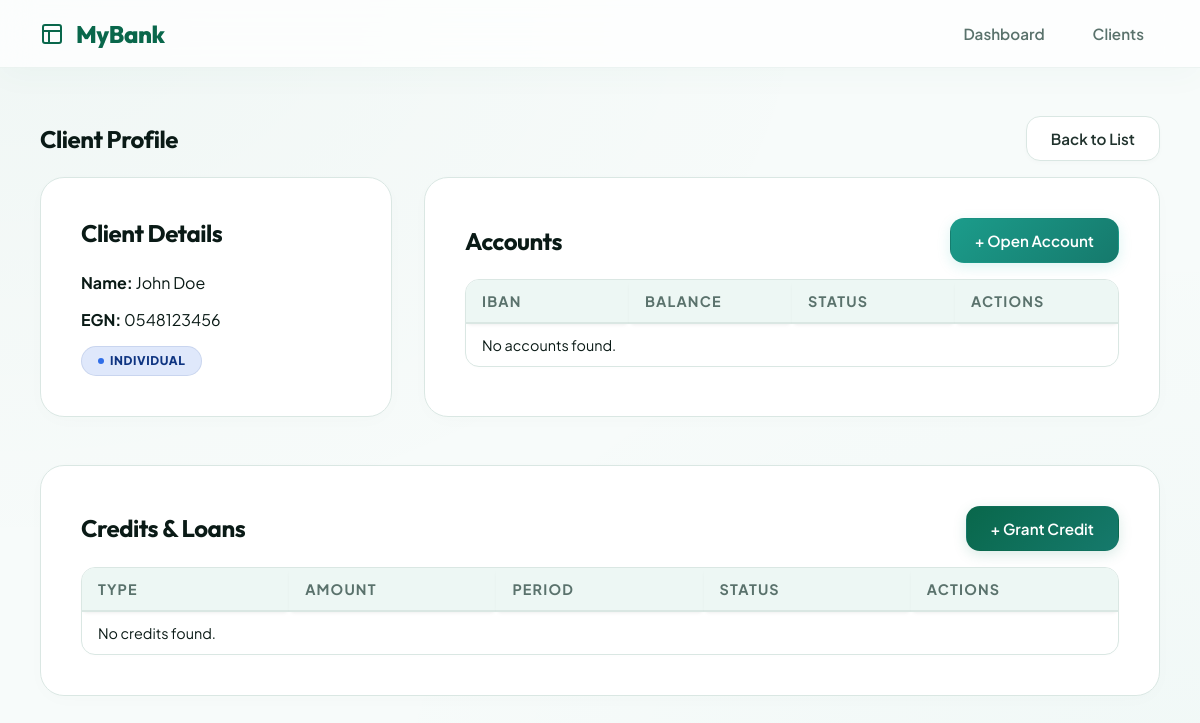
Page /clients/2/ on the committed database.
### bank_app/models.py (models this page shows, shortened)
class Client(models.Model):
    CLIENT_TYPES = (
        ('INDIVIDUAL', 'Individual'),
        ('CORPORATE', 'Corporate'),
    )
    client_type = models.CharField(max_length=20, choices=CLIENT_TYPES)
    first_name = models.CharField(max_length=100, blank=True, null=True)
    last_name = models.CharField(max_length=100, blank=True, null=True)
    personal_id = models.CharField(max_length=20, blank=True, null=True, unique=True) # EGN
    company_name = models.CharField(max_length=200, blank=True, null=True)
    company_id = models.CharField(max_length=50, blank=True, null=True, unique=True) # EIK
    representative_name = models.CharField(max_length=200, blank=True, null=True)

### bank_app/views.py (the view)
# urls.py: path('clients/<int:pk>/', views.client_detail, name='client_detail'),
def client_detail(request, pk):
    client = get_object_or_404(Client, pk=pk)
    accounts = client.accounts.all()
    credits = client.credits.all()
    return render(request, 'bank_app/client_detail.html', {
        'client': client,
        'accounts': accounts,
        'credits': credits
    })

### bank_app/templates/bank_app/client_detail.html (shortened to what this page needs)
{% extends 'index.html' %}
{% block content %}
<div class="flex justify-between items-center mb-4">
    <h1 class="card-title" style="font-size: 1.5rem; margin: 0;">Client Profile</h1>
    <a href="{% url 'client_list' %}" class="btn btn-outline">Back to List</a>
</div>
<div class="grid grid-cols-3">
    <div class="card" style="grid-column: span 1;">
        <h2 class="card-title">Client Details</h2>
        {% if client.client_type == 'INDIVIDUAL' %}
        <p><strong>Name:</strong> {{ client.first_name }} {{ client.last_name }}</p>
        <p class="mt-4"><strong>EGN:</strong> {{ client.personal_id }}</p>
        <p class="mt-4"><span class="badge badge-primary">Individual</span></p>
        {% else %}
        <p><strong>Company:</strong> {{ client.company_name }}</p>
        <p class="mt-4"><strong>EIK:</strong> {{ client.company_id }}</p>
        <p class="mt-4"><strong>Representative:</strong> {{ client.representative_name }}</p>
        <p class="mt-4"><span class="badge badge-warning">Corporate</span></p>
        {% endif %}
    </div>
    <div class="card" style="grid-column: span 2;">
        <div class="flex justify-between items-center mb-4">
            <h2 class="card-title" style="margin:0;">Accounts</h2>
            <form action="{% url 'account_create' client.id %}" method="post" style="display:inline;">
                <button type="submit" class="btn btn-success">+ Open Account</button>
            </form>
        </div>
        <div class="table-container scrollable">
            <table class="table compact">
                <thead>
                    <tr>
                        <th>IBAN</th>
                        <th>Balance</th>
                        <th>Status</th>
                        <th>Actions</th>
                    </tr>
                </thead>
                <tbody>
                    {% for acc in accounts %}
                    <tr>
                        <td style="font-family: monospace;">{{ acc.iban }}</td>
                        <td style="font-weight: 600;">{{ acc.balance }} EUR</td>
                        <td>
                            {% if acc.status == 'ACTIVE' %}
                            <span class="badge badge-success">Active</span>
                            {% else %}
                            <span class="badge badge-danger">Closed</span>
                            {% endif %}
                        </td>
                        <td>
                            {% if acc.status == 'ACTIVE' %}
                            <div style="display: flex; gap: 0.5rem; align-items: center; flex-wrap: wrap;">
                                <button type="button" class="btn btn-outline deposit-btn"
                                        data-account-id="{{ acc.id }}"
                                        data-iban="{{ acc.iban }}"
                                        style="padding: 0.35rem 0.75rem; font-size: 0.8rem;">
                                    Deposit
                                </button>
                                <form action="{% url 'account_close' acc.id %}" method="post" style="display:inline; margin: 0;" onsubmit="return confirm('Are you sure you want to close this account?');">
                                    {% csrf_token %}
                                    <button type="submit" class="btn btn-danger" style="padding: 0.35rem 0.75rem; font-size: 0.8rem;">Close</button>
                                </form>
                            </div>
                            {% else %}
                            <span style="color: var(--gray); font-style: italic; font-size: 0.875rem;">No actions available</span>
                            {% endif %}
                        </td>
                    </tr>
                    {% empty %}
                    <tr>
                        <td colspan="4">No accounts found.</td>
                    </tr>
                    {% endfor %}
                </tbody>
            </table>
        </div>
    </div>
</div>
<div class="card mt-4">
    <div class="flex justify-between items-center mb-4">
        <h2 class="card-title" style="margin:0;">Credits & Loans</h2>
        <a href="{% url 'credit_create' client.id %}" class="btn btn-primary">+ Grant Credit</a>
    </div>
    <div class="table-container scrollable">
        <table class="table compact">
            <thead>
                <tr>
                    <th>Type</th>
                    <th>Amount</th>
                    <th>Period</th>
                    <th>Status</th>
                    <th>Actions</th>
                </tr>
            </thead>
            <tbody>
                {% for credit in credits %}
                <tr>
                    <td>{{ credit.credit_type.get_name_display }}</td>
                    <td>{{ credit.amount }} EUR</td>
                    <td>{{ credit.period_months }} months</td>
                    <td>
                        {% if credit.status == 'ACTIVE' %}
                        <span class="badge badge-primary">{{ credit.status }}</span>
                        {% else %}
                        <span class="badge badge-success">{{ credit.status }}</span>
                        {% endif %}
                    </td>
                    <td>
                        <a href="{% url 'credit_detail' credit.id %}" class="btn btn-outline"
                            style="padding: 0.25rem 0.5rem;">View Plan</a>
                    </td>
                </tr>
                {% empty %}
                <tr>
                    <td colspan="5">No credits found.</td>
                </tr>
                {% endfor %}
            </tbody>
        </table>
    </div>
</div>
{% endblock %}

### rows in the picture
Client: first_name "John", last_name "Doe", personal_id "0548123456"
